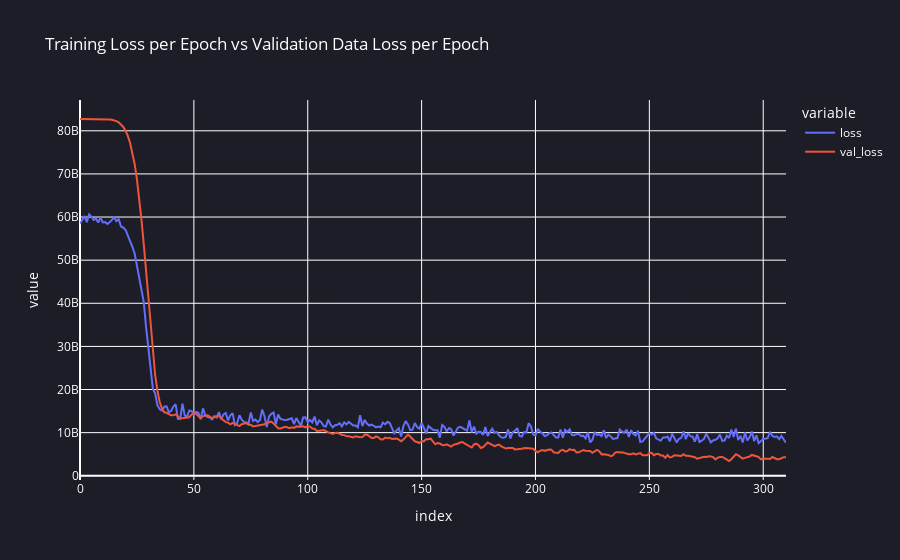

Notebook code cell kept with this figure:
### Code cell
fig = px.line(losses,title='Training Loss per Epoch vs Validation Data Loss per Epoch')
fig.update_layout(plot_bgcolor='#1c1d26',paper_bgcolor='#1c1d26',font=dict(
        color='#FFFFFF'
    ))
fig.show()
fig.write_html('loss_chart.html')

### Figure 1 — Plotly figure (JSON) as saved in the notebook; plotly's stock layout.template omitted (floating-point values rounded to 4 significant figures; data arrays with more than 128 entries replaced by an {"elided": "..."} marker saying what was removed)
{"data": [{"hovertemplate": "variable=loss<br>index=%{x}<br>value=%{y}<extra></extra>", "legendgroup": "loss", "line": {"color": "#636efa", "dash": "solid"}, "marker": {"symbol": "circle"}, "mode": "lines", "name": "loss", "orientation": "v", "showlegend": true, "type": "scatter", "x": {"elided": "311 int values"}, "xaxis": "x", "y": {"elided": "311 int values"}, "yaxis": "y"}, {"hovertemplate": "variable=val_loss<br>index=%{x}<br>value=%{y}<extra></extra>", "legendgroup": "val_loss", "line": {"color": "#EF553B", "dash": "solid"}, "marker": {"symbol": "circle"}, "mode": "lines", "name": "val_loss", "orientation": "v", "showlegend": true, "type": "scatter", "x": {"elided": "311 int values"}, "xaxis": "x", "y": {"elided": "311 int values"}, "yaxis": "y"}], "layout": {"font": {"color": "#FFFFFF"}, "legend": {"title": {"text": "variable"}, "tracegroupgap": 0}, "paper_bgcolor": "#1c1d26", "plot_bgcolor": "#1c1d26", "title": {"text": "Training Loss per Epoch vs Validation Data Loss per Epoch"}, "xaxis": {"anchor": "y", "domain": [0, 1], "title": {"text": "index"}}, "yaxis": {"anchor": "x", "domain": [0, 1], "title": {"text": "value"}}}}
